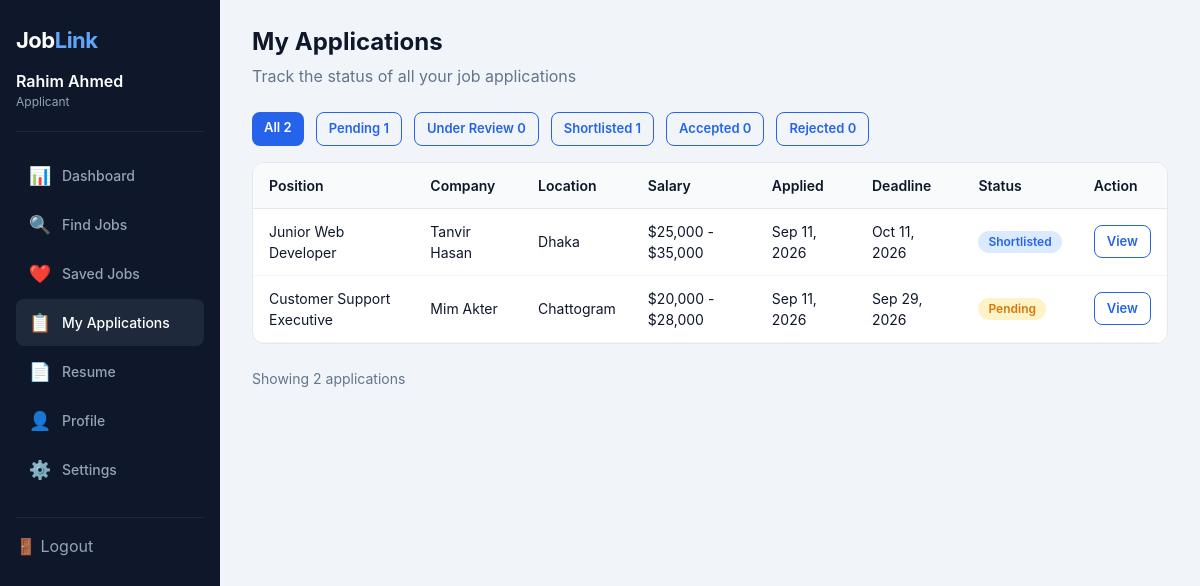
Page /?role=applicant&page=applications (signed in) on the committed database.
### tables this page shows
CREATE TABLE users (
 id INT AUTO_INCREMENT PRIMARY KEY,
 name VARCHAR(120) NOT NULL,
 email VARCHAR(150) NOT NULL UNIQUE,
 phone VARCHAR(30) DEFAULT NULL,
 password VARCHAR(255) NOT NULL,
 role ENUM('applicant','employer','admin') NOT NULL,
 status ENUM('active','pending','suspended','inactive') DEFAULT 'active',
 created_at TIMESTAMP DEFAULT CURRENT_TIMESTAMP
);

CREATE TABLE applications (
 id INT AUTO_INCREMENT PRIMARY KEY,
 job_id INT NOT NULL,
 applicant_id INT NOT NULL,
 cover_letter TEXT,
 resume_path VARCHAR(255) DEFAULT NULL,
 status ENUM('pending','under review','shortlisted','interview','accepted','rejected','hired') DEFAULT 'pending',
 created_at TIMESTAMP DEFAULT CURRENT_TIMESTAMP,
 UNIQUE KEY unique_application(job_id,applicant_id),
 CONSTRAINT fk_application_job FOREIGN KEY (job_id) REFERENCES jobs(id) ON DELETE CASCADE,
 CONSTRAINT fk_application_applicant FOREIGN KEY (applicant_id) REFERENCES users(id) ON DELETE CASCADE
);

CREATE TABLE jobs (
 id INT AUTO_INCREMENT PRIMARY KEY,
 employer_id INT NOT NULL,
 category_id INT DEFAULT NULL,
 title VARCHAR(180) NOT NULL,
 type ENUM('Full-time','Part-time','Internship','Remote') DEFAULT 'Full-time',
 workplace ENUM('Office','Remote','Hybrid') DEFAULT 'Office',
 location VARCHAR(160) NOT NULL,
 vacancy INT DEFAULT 1,
 salary_min DECIMAL(12,2) DEFAULT NULL,
 salary_max DECIMAL(12,2) DEFAULT NULL,
 education TEXT,
 experience TEXT,
 skills TEXT,
 description TEXT NOT NULL,
 responsibilities TEXT,
 benefits TEXT,
 deadline DATE NOT NULL,
 status ENUM('draft','active','closed','expired') DEFAULT 'active',
 created_at TIMESTAMP DEFAULT CURRENT_TIMESTAMP,
 CONSTRAINT fk_job_employer FOREIGN KEY (employer_id) REFERENCES users(id) ON DELETE CASCADE,
 CONSTRAINT fk_job_category FOREIGN KEY (category_id) REFERENCES categories(id) ON DELETE SET NULL
);

### pages/applicant/applications.php (the view, shortened to what this page needs)
<?php
require_once __DIR__ . '/../../config.php';
$user_id = get_user_id();
$db = getDB();
$status_filter = $_GET['status'] ?? '';
$params = [$user_id];
$sql = "SELECT a.*, j.title as job_title, j.location, u.name as company_name
        FROM applications a
        JOIN jobs j ON a.job_id = j.id
        JOIN users u ON j.employer_id = u.id
        WHERE a.applicant_id = ?";
$sql .= " ORDER BY a.created_at DESC";
$stmt = $db->prepare($sql);
$stmt->execute($params);
$applications = $stmt->fetchAll();
$counts = $db->prepare("
    SELECT status, COUNT(*) as count
    FROM applications
    WHERE applicant_id = ?
    GROUP BY status
")->execute([$user_id])->fetchAll();
$status_counts = [];
foreach ($counts as $c) {
    $status_counts[$c['status']] = $c['count'];
}
$rows = '';
$badges = [
    'pending' => 'badge-pending',
    'under review' => 'badge-under-review',
    'shortlisted' => 'badge-shortlisted',
    'accepted' => 'badge-hired',
    'rejected' => 'badge-rejected',
    'hired' => 'badge-hired'
];
$jbs = $db->query("SELECT id, salary_min, salary_max, deadline FROM jobs")->fetchAll();
$job_info = [];
foreach ($jbs as $j) {
    $job_info[$j['id']] = $j;
}
foreach ($applications as $app) {
    $badge = $badges[$app['status']] ?? 'badge-pending';
    $jf = $job_info[$app['job_id']] ?? [];
    $salary = (!empty($jf['salary_min']) && !empty($jf['salary_max']))
        ? '$' . number_format($jf['salary_min']) . ' - $' . number_format($jf['salary_max'])
        : 'Negotiable';
    $deadline = !empty($jf['deadline']) ? date('M d, Y', strtotime($jf['deadline'])) : '—';
    $rows .= "<tr>
        <td>" . e($app['job_title']) . "</td>
        <td>" . e($app['company_name']) . "</td>
        <td>" . e($app['location']) . "</td>
        <td>" . e($salary) . "</td>
        <td>" . date('M d, Y', strtotime($app['created_at'])) . "</td>
        <td>" . e($deadline) . "</td>
        <td><span class='badge $badge'>" . e(ucfirst($app['status'])) . "</span></td>
        <td><a href='?role=applicant&page=application-details&id=" . (int)$app['id'] . "' class='btn btn-outline btn-sm'>View</a></td>
    </tr>";
}
$total = array_sum($status_counts);
$filters = [
    'all' => 'All',
    'pending' => 'Pending',
    'under review' => 'Under Review',
    'shortlisted' => 'Shortlisted',
    'accepted' => 'Accepted',
    'rejected' => 'Rejected'
];
$filter_buttons = '';
foreach ($filters as $key => $label) {
    $count = ($key === 'all') ? $total : ($status_counts[$key] ?? 0);
    $active = ($status_filter === $key) || ($status_filter === '' && $key === 'all');
    $cls = $active ? 'btn-primary' : 'btn-outline';
    $filter_buttons .= "<a href='?role=applicant&page=applications&status=$key' class='btn $cls btn-sm'>$label $count</a>";
}
render('applicant/applications.html', [
    'name' => $_SESSION['name'],
    'application_rows' => new RawHtml($rows),
    'showing' => count($applications),
    'total_apps' => $total,
    'filter_buttons' => new RawHtml($filter_buttons),
    'pending_count' => $status_counts['pending'] ?? 0,
    'review_count' => $status_counts['under review'] ?? 0,
    'shortlisted_count' => $status_counts['shortlisted'] ?? 0,
    'accepted_count' => $status_counts['accepted'] ?? 0,
    'rejected_count' => $status_counts['rejected'] ?? 0,
    'notification' => flash_message()
]);

### config.php (shortened to what this page needs)
<?php
class AppPDOStatement {
    private $stmt;
    public function __construct(PDOStatement $stmt) {
        $this->stmt = $stmt;
    }
    public function execute($params = null) {
        $this->stmt->execute($params);
        return $this;
    }
    public function fetch($mode = null) {
        return $mode === null ? $this->stmt->fetch() : $this->stmt->fetch($mode);
    }
    public function fetchAll($mode = null) {
        return $mode === null ? $this->stmt->fetchAll() : $this->stmt->fetchAll($mode);
    }
}
class AppPDO extends PDO {
    #[\ReturnTypeWillChange]
    public function prepare($query, $options = []) {
        return new AppPDOStatement(parent::prepare($query, $options));
    }
}
function getDB() {
    static $pdo = null;
    if ($pdo === null) {
        $pdo = new AppPDO(
            'mysql:host=' . DB_HOST . ';dbname=' . DB_NAME . ';charset=utf8mb4',
            DB_USER, DB_PASS,
            [PDO::ATTR_ERRMODE => PDO::ERRMODE_EXCEPTION]
        );
        $pdo->exec("SET time_zone = '+06:00'");
    }
    return $pdo;
}
class RawHtml {
    public function __construct($html) {
        $this->html = (string)$html;
    }
}
function e($value) {
    return htmlspecialchars((string)$value, ENT_QUOTES);
}
function render($template, $data = []) {
    $path = __DIR__ . '/templates/' . $template;
    if (is_logged_in() && $user = get_user_data()) {
        foreach (['name' => 'name', 'role' => 'role'] as $key => $column) {
            if (!array_key_exists($key, $data)) {
                $data[$key] = (string)$user[$column];
            }
        }
    }
    $html = file_get_contents($path);
    foreach ($data as $key => $value) {
        if ($value instanceof RawHtml) {
            $html = str_replace('{{' . $key . '}}', $value->html, $html);
            continue;
        }
        $html = str_replace('{{' . $key . '}}', e((string)$value), $html);
    }
    echo $html;
}
function is_logged_in() {
    return isset($_SESSION['user_id']);
}
function get_user_id() {
    return $_SESSION['user_id'] ?? null;
}
function get_user_data() {
    $id = get_user_id();
    static $user = null;
    if ($user === null) {
        $user = getDB()->prepare("SELECT * FROM users WHERE id = ?")->execute([$id])->fetch();
    }
    return $user;
}

### public/css/global.css (style rules this page uses)
* { margin:0; padding:0; box-sizing:border-box; }
body { font-family:'Inter', system-ui, -apple-system, sans-serif; background:#f8fafc; color:#0f172a; line-height:1.5; }
a { text-decoration:none; color:inherit; }
.logo { font-size:24px; font-weight:700; color:#2563eb; letter-spacing:-0.5px; }
.logo span { color:#0f172a; }
.btn { display:inline-block; padding:8px 20px; border-radius:8px; font-weight:600; font-size:14px; border:none; cursor:pointer; transition:all .2s; text-align:center; }
.btn-primary { background:#2563eb; color:#fff; }
.btn-outline { background:transparent; color:#2563eb; border:1.5px solid #2563eb; }
.btn-sm { padding:4px 12px; font-size:12px; }
.text-muted { color:#64748b; font-size:14px; }
.page-sub { color:#64748b; margin-bottom:24px; }
.badge { display:inline-block; padding:2px 10px; border-radius:12px; font-size:12px; font-weight:600; }
.badge-pending { background:#fef3c7; color:#d97706; }
.badge-shortlisted { background:#dbeafe; color:#2563eb; }

### public/css/applicant.css (style rules this page uses)
* { margin:0; padding:0; box-sizing:border-box; }
body { font-family:'Inter',system-ui,sans-serif; background:#f1f5f9; }
.dash-wrapper { display:flex; min-height:100vh; }
.dash-sidebar { width:220px; background:#0f172a; color:#cbd5e1; padding:24px 16px; flex-shrink:0; height:100vh; position:sticky; top:0; overflow-y:auto; }
.dash-sidebar .logo { color:#fff; font-size:22px; margin-bottom:24px; }
.dash-sidebar .logo span { color:#60a5fa; }
.dash-sidebar .user-info { padding:12px 0 20px; border-bottom:1px solid #1e293b; margin-bottom:20px; }
.dash-sidebar .user-info .name { font-weight:600; color:#fff; }
.dash-sidebar .user-info .role { font-size:12px; color:#94a3b8; }
.dash-sidebar .nav-item { display:flex; align-items:center; gap:10px; padding:10px 12px; border-radius:8px; color:#94a3b8; font-size:14px; font-weight:500; transition:all .2s; cursor:pointer; margin-bottom:2px; }
.dash-sidebar .nav-item:hover, .dash-sidebar .nav-item.active { background:#1e293b; color:#fff; }
.dash-sidebar .nav-item .icon { font-size:18px; width:24px; text-align:center; }
.dash-sidebar .logout { display:block; margin-top:24px; border-top:1px solid #1e293b; padding-top:16px; color:#94a3b8; cursor:pointer; text-decoration:none; }
.dash-main { flex:1; padding:24px 32px; overflow-x:auto; }
.dash-main .page-title { font-size:24px; font-weight:700; margin-bottom:4px; }
.dash-main .page-sub { color:#64748b; margin-bottom:24px; }
.table-wrap { background:#fff; border-radius:12px; border:1px solid #e2e8f0; overflow-x:auto; margin-bottom:24px; }
.table-wrap table { width:100%; border-collapse:collapse; font-size:14px; }
.table-wrap th { background:#f8fafc; text-align:left; padding:12px 16px; font-weight:600; border-bottom:1px solid #e2e8f0; }
.table-wrap td { padding:12px 16px; border-bottom:1px solid #f1f5f9; }
.badge { display:inline-block; padding:2px 10px; border-radius:12px; font-size:12px; font-weight:600; }
.badge-shortlisted { background:#dbeafe; color:#2563eb; }
.badge-pending { background:#fef3c7; color:#d97706; }
.btn-sm { padding:6px 12px; font-size:13px; }

### rows in the picture
users: html "Job Link Rahim Ahmed Applicant 📊 Dashboard 🔍 Find Jobs ❤️ Saved Jobs 📋 My Applications 📄 Resume 👤 Profile ⚙️ Settings 🚪 Logout My Applications Track the status of all your job applications Position Company Location Salary Applied Deadline Status Action Showing 2 applications"
applications: job.title "Junior Web Developer", users.name "Tanvir Hasan", job.location "Dhaka", job.salary_max "$25,000 - $35,000", created_at "Sep 11, 2026", job.deadline "Oct 11, 2026", status "Shortlisted"
applications: job.title "Customer Support Executive", users.name "Mim Akter", job.location "Chattogram", job.salary_max "$20,000 - $28,000", created_at "Sep 11, 2026", job.deadline "Sep 29, 2026", status "Pending"

### other values in the picture
$label "All"
$count "2"
$label "Pending"
$count "1"
$label "Under Review"
$count "0"
$label "Shortlisted"
$label "Accepted"
$label "Rejected"
